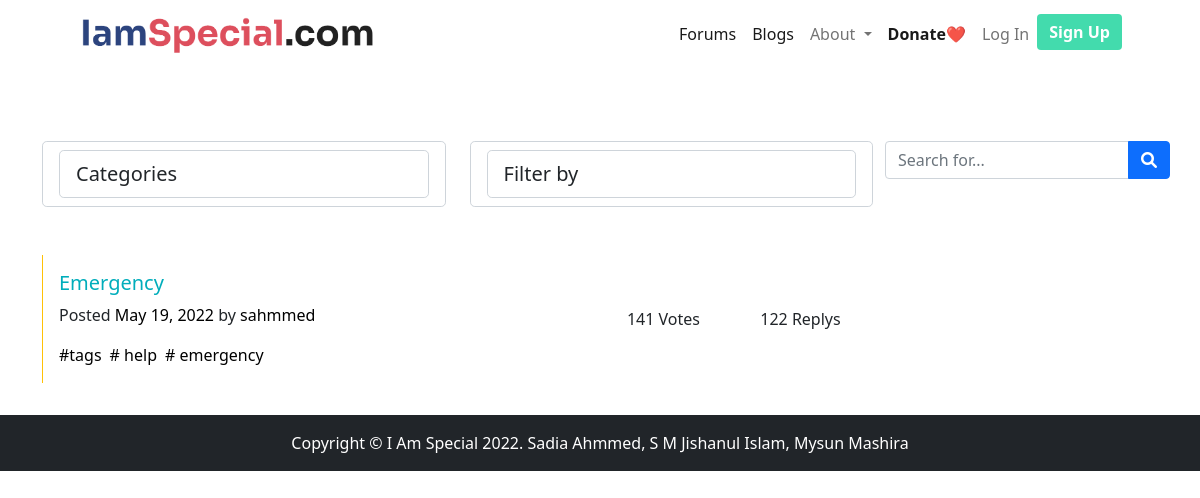
Screenshot of /forums.php?category=4 with the database file from the repository.
### tables this page shows
CREATE TABLE `forums` (
  `id` int(11) NOT NULL,
  `title` varchar(255) NOT NULL,
  `poster` int(11) NOT NULL,
  `content` varchar(255) NOT NULL,
  `category` int(11) NOT NULL,
  `tags` varchar(255) NOT NULL,
  `date` date NOT NULL
);

CREATE TABLE `users` (
  `id` int(11) NOT NULL,
  `first_name` varchar(255) NOT NULL,
  `last_name` varchar(255) NOT NULL,
  `username` varchar(255) NOT NULL,
  `password` varchar(255) NOT NULL,
  `email` varchar(255) NOT NULL,
  `phone` varchar(255) NOT NULL DEFAULT '12345678911',
  `role` int(11) DEFAULT 3,
  `verified` enum('T','F') DEFAULT 'F',
  `avatar` text DEFAULT 'demo.jpg',
  `area` varchar(255) NOT NULL,
  `city` varchar(255) NOT NULL,
  `state` varchar(255) NOT NULL,
  `speciality` varchar(255) DEFAULT NULL,
  `randSalt` varchar(255) DEFAULT '$2y$10$verycrazystring1234567'
);

### forums.php (the view, shortened to what this page needs)
<?php include "includes/components/header.php" ?>
<?php include "includes/components/navbar.php" ?>
<?php
$forums = getForumPostsByID($_GET["category"]);
?>
<link href="https://code.ionicframework.com/ionicons/2.0.1/css/ionicons.min.css" rel="stylesheet">
<br>
<br>
<div class="container">
    <div class="row">
        <br>
        <div class="col-lg-9 mb-3">
            <br>
            <div class="row text-left mb-5">
                <div class="col-lg-6 mb-3 mb-sm-0">
                    <div class="dropdown bootstrap-select form-control form-control-lg bg-white bg-op-9 text-sm w-lg-50" style="width: 100%;">
                        <select class="form-control form-control-lg bg-white bg-op-9 text-sm w-lg-50" data-toggle="select" tabindex="-98">
                            <option> Categories </option>
                        </select>
                    </div>
                </div>
                <div class="col-lg-6 text-lg-right">
                    <div class="dropdown bootstrap-select form-control form-control-lg bg-white bg-op-9 ml-auto text-sm w-lg-50" style="width: 100%;">
                        <select class="form-control form-control-lg bg-white bg-op-9 ml-auto text-sm w-lg-50" data-toggle="select" tabindex="-98">
                            <option> Filter by </option>
                        </select>
                    </div>
                </div>
            </div>
            <?php
            while ($row = mysqli_fetch_assoc($forums)) {
                $user = getUserByID($row['poster']);
                echo "
                    <div class='card row-hover pos-relative py-3 px-3 mb-3 border-warning border-top-0 border-right-0 border-bottom-0 rounded-0'>
                        <div class='row align-items-center'>
                            <div class='col-md-8 mb-3 mb-sm-0'>
                                <h5>
                                    <a href='#' class='text-primary'>{$row['title']}</a>
                                </h5>
                                <p class='text-sm'><span class='op-6'>Posted</span> <a class='text-black' href='#'>" . date('F d, Y', strtotime($row["date"])) . "</a> <span class='op-6'> by</span> <a class='text-black' href='#'>{$user['username']}</a></p>
                                <div class='text-sm op-5'> " . getForumTags($row) . " </div>
                            </div>
                            <div class='col-md-4 op-7'>
                                <div class='row text-center op-7'>
                                    <div class='col px-1'> <i class='ion-connection-bars icon-1x'></i> <span class='d-block text-sm'>141 Votes</span> </div>
                                    <div class='col px-1'> <i class='ion-ios-chatboxes-outline icon-1x'></i> <span class='d-block text-sm'>122 Replys</span> </div>
                                </div>
                            </div>
                        </div>
                    </div>
                ";
            }
            ?>
        </div>
        <?php include "includes/sidebar.php" ?>
    </div>
</div>
<?php include "includes/components/footer.php" ?>

### includes/functions.php (shortened to what this page needs)
<?php
include_once "db.php";
function getUserByID($id)
{
    global $connection;
    $query = "SELECT * FROM users WHERE id='$id'";
    $res = mysqli_query($connection, $query) or die("Failed " . mysqli_error($connection));
    if ($res) {
        return mysqli_fetch_assoc($res);
    }
}
function getForumPostsByID($id)
{
    global $connection;
    $sql = "SELECT * FROM forums WHERE category='$id'";
    $query = mysqli_query($connection, $sql) or die("Failed " . mysqli_error($connection));
    if ($query) {
        return $query;
    }
}
function getForumTags($row)
{
    $tags = explode(",", $row["tags"]);
    $build = "";
    foreach ($tags as $key => $value) {
        $build .= "<a class='text-black mr-2' href='forums.php?search='$value'>#$value</a>";
    }
    return $build;
}

### forums.php (style rules this page uses)
a { text-decoration: none; }
.text-primary, a.text-primary:focus, a.text-primary:hover { color: #00ADBB !important; }
.text-black, .text-hover-black:hover { color: #000 !important; }

### rows the page displays
forums: title "Emergency", date "May 19, 2022", users.username "sahmmed", tags "tags", tags "help", tags "emergency"
